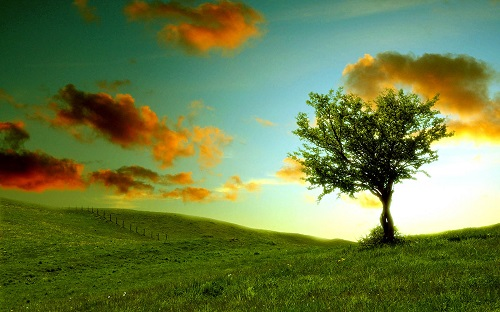
#> input picture gambar/gambar1_sm.jpg, 500 x 312 px
$ python 04-23.py
#> lines starting #> are read from the running program, lines starting #| are printed output that depends on the picture
import cv2
from cv2 import waitKey

img = cv2.imread("gambar/gambar1_sm.jpg")
#> img is the input picture: shape (312, 500, 3); mean B, G, R 68.9, 124, 106.3
cv2.imshow('Gambar Asli', img)
H, W = img.shape[:2]
#> H = 312; W = 500

degree = 90
rotationMatrix = cv2.getRotationMatrix2D((W/2, H/2), degree, 1)
#> rotationMatrix = [[6.12e-17, 1, 94], [-1, 6.12e-17, 406]]
rot_image = cv2.warpAffine(img, rotationMatrix, (H,W))
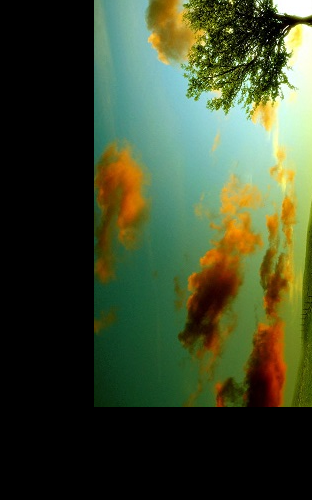
#> rot_image: shape (500, 312, 3); mean B, G, R 44.2, 72.3, 61.2
cv2.imshow('Gambar Hasil', rot_image)
img2 = cv2.flip(img, 0)
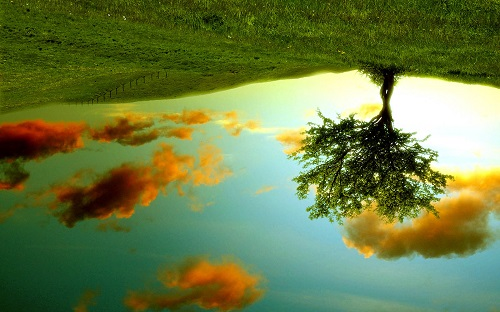
#> img2: shape (312, 500, 3); mean B, G, R 68.9, 124, 106.3
# cv2.imshow('Asli', img)
cv2.imshow('Gambar refleksi', img2)
waitKey(0)
